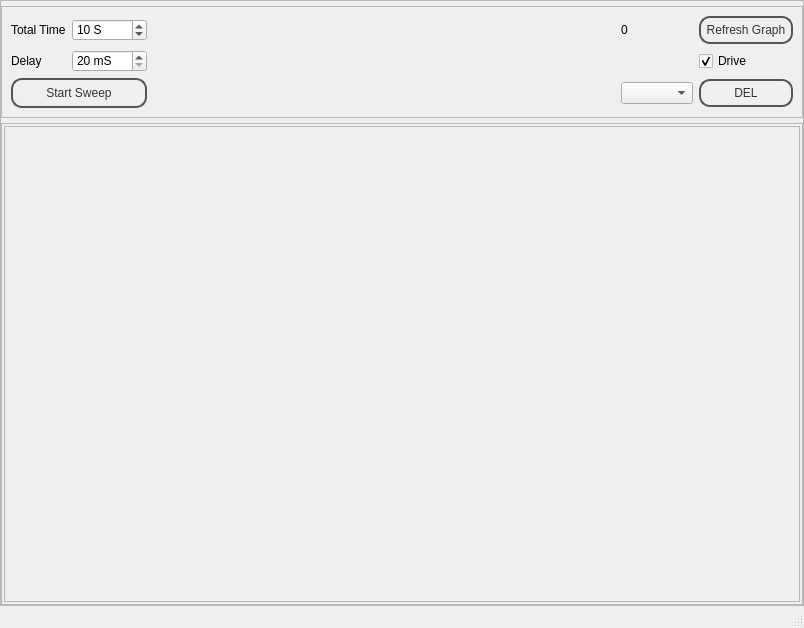
<?xml version="1.0" encoding="UTF-8"?>
<ui version="4.0">
 <class>MainWindow</class>
 <widget class="QMainWindow" name="MainWindow">
  <property name="geometry">
   <rect>
    <x>0</x>
    <y>0</y>
    <width>804</width>
    <height>628</height>
   </rect>
  </property>
  <property name="windowTitle">
   <string>MainWindow</string>
  </property>
  <property name="styleSheet">
   <string notr="true">QPushButton {
color: #333;
border: 2px solid #555;
border-radius: 11px;
padding: 5px;
background: qradialgradient(cx: 0.3, cy: -0.4,
fx: 0.3, fy: -0.4,
radius: 1.35, stop: 0 #fff, stop: 1 #888);
min-width: 80px;
}

QPushButton:pressed {
background: qradialgradient(cx: 0.4, cy: -0.1,
fx: 0.4, fy: -0.1,
radius: 1.35, stop: 0 #fff, stop: 1 #ddd);
}

QFrame.PeripheralCollection{
border-top-left-radius: 5px;
border-top-right-radius: 5px;
border: 1px solid black;
background: qlineargradient(x1: 0, y1: 0, x2: 0, y2: 1,
stop: 0 #6af, stop: 0.1 #689);
}
QFrame.PeripheralCollection QLabel {
color: white;
font-weight: bold;
}

QFrame.PeripheralCollectionInner {
background: qlineargradient(x1: 0, y1: 0, x2: 0, y2: 1,
stop: 0 #abe, stop: 0.7 #aba);
border: none;
border-top: 1px solid black;
}

QFrame.PeripheralCollectionInner QLabel{
color: black;
}

</string>
  </property>
  <widget class="QWidget" name="centralwidget">
   <layout class="QGridLayout" name="gridLayout_3">
    <property name="margin">
     <number>0</number>
    </property>
    <item row="0" column="0">
     <widget class="QFrame" name="widgetFrameOuter">
      <property name="sizePolicy">
       <sizepolicy hsizetype="Preferred" vsizetype="Preferred">
        <horstretch>0</horstretch>
        <verstretch>0</verstretch>
       </sizepolicy>
      </property>
      <property name="styleSheet">
       <string notr="true"/>
      </property>
      <property name="frameShape">
       <enum>QFrame::StyledPanel</enum>
      </property>
      <property name="frameShadow">
       <enum>QFrame::Raised</enum>
      </property>
      <property name="class" stdset="0">
       <string>PeripheralCollection</string>
      </property>
      <layout class="QVBoxLayout" name="verticalLayout_3">
       <property name="spacing">
        <number>5</number>
       </property>
       <property name="leftMargin">
        <number>0</number>
       </property>
       <property name="topMargin">
        <number>5</number>
       </property>
       <property name="rightMargin">
        <number>0</number>
       </property>
       <property name="bottomMargin">
        <number>0</number>
       </property>
       <item>
        <widget class="QFrame" name="frame">
         <property name="sizePolicy">
          <sizepolicy hsizetype="Preferred" vsizetype="Preferred">
           <horstretch>0</horstretch>
           <verstretch>0</verstretch>
          </sizepolicy>
         </property>
         <property name="minimumSize">
          <size>
           <width>0</width>
           <height>0</height>
          </size>
         </property>
         <property name="frameShape">
          <enum>QFrame::StyledPanel</enum>
         </property>
         <property name="frameShadow">
          <enum>QFrame::Raised</enum>
         </property>
         <property name="class" stdset="0">
          <string>PeripheralCollectionInner</string>
         </property>
         <layout class="QGridLayout" name="gridLayout">
          <item row="1" column="0">
           <widget class="QLabel" name="label">
            <property name="text">
             <string>Delay</string>
            </property>
           </widget>
          </item>
          <item row="1" column="1">
           <widget class="QSpinBox" name="delayBox">
            <property name="suffix">
             <string> mS</string>
            </property>
            <property name="minimum">
             <number>20</number>
            </property>
            <property name="maximum">
             <number>1000</number>
            </property>
           </widget>
          </item>
          <item row="2" column="0" colspan="2">
           <widget class="QPushButton" name="pushButton">
            <property name="minimumSize">
             <size>
              <width>94</width>
              <height>30</height>
             </size>
            </property>
            <property name="text">
             <string>Start Sweep</string>
            </property>
           </widget>
          </item>
          <item row="2" column="4">
           <widget class="QPushButton" name="pushButton_2">
            <property name="minimumSize">
             <size>
              <width>94</width>
              <height>0</height>
             </size>
            </property>
            <property name="maximumSize">
             <size>
              <width>40</width>
              <height>16777215</height>
             </size>
            </property>
            <property name="text">
             <string>DEL</string>
            </property>
           </widget>
          </item>
          <item row="2" column="2">
           <spacer name="horizontalSpacer">
            <property name="orientation">
             <enum>Qt::Horizontal</enum>
            </property>
            <property name="sizeHint" stdset="0">
             <size>
              <width>40</width>
              <height>20</height>
             </size>
            </property>
           </spacer>
          </item>
          <item row="2" column="3">
           <widget class="QComboBox" name="tracesBox"/>
          </item>
          <item row="0" column="0">
           <widget class="QLabel" name="label_2">
            <property name="text">
             <string>Total Time</string>
            </property>
           </widget>
          </item>
          <item row="0" column="1">
           <widget class="QSpinBox" name="timeBox">
            <property name="suffix">
             <string> S</string>
            </property>
            <property name="minimum">
             <number>5</number>
            </property>
            <property name="maximum">
             <number>1000</number>
            </property>
            <property name="value">
             <number>10</number>
            </property>
           </widget>
          </item>
          <item row="0" column="4">
           <widget class="QPushButton" name="pushButton_3">
            <property name="toolTip">
             <string>Autorefresh is disabled for plots with more than 200 points. Click to refresh</string>
            </property>
            <property name="text">
             <string>Refresh Graph</string>
            </property>
           </widget>
          </item>
          <item row="0" column="3">
           <widget class="QLabel" name="pointCount">
            <property name="text">
             <string>0</string>
            </property>
           </widget>
          </item>
          <item row="1" column="4">
           <widget class="QCheckBox" name="driveBox">
            <property name="text">
             <string>Drive</string>
            </property>
            <property name="checked">
             <bool>true</bool>
            </property>
           </widget>
          </item>
         </layout>
        </widget>
       </item>
       <item>
        <widget class="QFrame" name="frame_2">
         <property name="sizePolicy">
          <sizepolicy hsizetype="Preferred" vsizetype="Preferred">
           <horstretch>0</horstretch>
           <verstretch>0</verstretch>
          </sizepolicy>
         </property>
         <property name="minimumSize">
          <size>
           <width>0</width>
           <height>50</height>
          </size>
         </property>
         <property name="frameShape">
          <enum>QFrame::StyledPanel</enum>
         </property>
         <property name="frameShadow">
          <enum>QFrame::Raised</enum>
         </property>
         <property name="class" stdset="0">
          <string>PeripheralCollectionInner</string>
         </property>
         <layout class="QGridLayout" name="gridLayout_2">
          <property name="horizontalSpacing">
           <number>2</number>
          </property>
          <property name="margin">
           <number>2</number>
          </property>
          <item row="1" column="0">
           <widget class="QScrollArea" name="scrollArea">
            <property name="widgetResizable">
             <bool>true</bool>
            </property>
            <widget class="QWidget" name="scrollAreaWidgetContents">
             <property name="geometry">
              <rect>
               <x>0</x>
               <y>0</y>
               <width>796</width>
               <height>442</height>
              </rect>
             </property>
             <layout class="QGridLayout" name="gridLayout_4">
              <property name="margin">
               <number>2</number>
              </property>
              <property name="spacing">
               <number>2</number>
              </property>
              <item row="0" column="0">
               <layout class="QGridLayout" name="plot_area"/>
              </item>
             </layout>
            </widget>
           </widget>
          </item>
         </layout>
        </widget>
       </item>
      </layout>
     </widget>
    </item>
   </layout>
  </widget>
  <widget class="QMenuBar" name="menubar">
   <property name="geometry">
    <rect>
     <x>0</x>
     <y>0</y>
     <width>804</width>
     <height>25</height>
    </rect>
   </property>
  </widget>
  <widget class="QStatusBar" name="statusbar"/>
 </widget>
 <resources/>
 <connections>
  <connection>
   <sender>pushButton</sender>
   <signal>clicked()</signal>
   <receiver>MainWindow</receiver>
   <slot>run()</slot>
   <hints>
    <hint type="sourcelabel">
     <x>177</x>
     <y>141</y>
    </hint>
    <hint type="destinationlabel">
     <x>741</x>
     <y>202</y>
    </hint>
   </hints>
  </connection>
  <connection>
   <sender>pushButton_2</sender>
   <signal>clicked()</signal>
   <receiver>MainWindow</receiver>
   <slot>delete_curve()</slot>
   <hints>
    <hint type="sourcelabel">
     <x>707</x>
     <y>124</y>
    </hint>
    <hint type="destinationlabel">
     <x>741</x>
     <y>154</y>
    </hint>
   </hints>
  </connection>
  <connection>
   <sender>pushButton_3</sender>
   <signal>clicked()</signal>
   <receiver>MainWindow</receiver>
   <slot>refreshGraph()</slot>
   <hints>
    <hint type="sourcelabel">
     <x>746</x>
     <y>59</y>
    </hint>
    <hint type="destinationlabel">
     <x>719</x>
     <y>-4</y>
    </hint>
   </hints>
  </connection>
 </connections>
 <slots>
  <slot>run()</slot>
  <slot>delete_curve()</slot>
  <slot>refreshGraph()</slot>
 </slots>
</ui>
